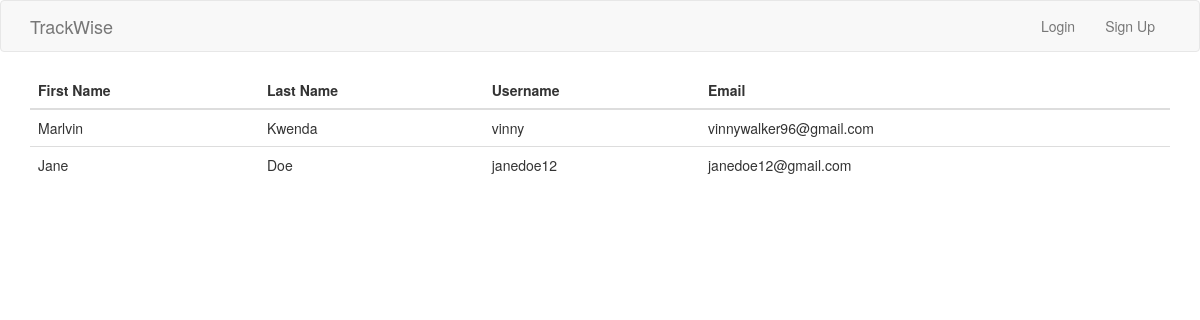
/users, run on an earlier commit of the app's database.
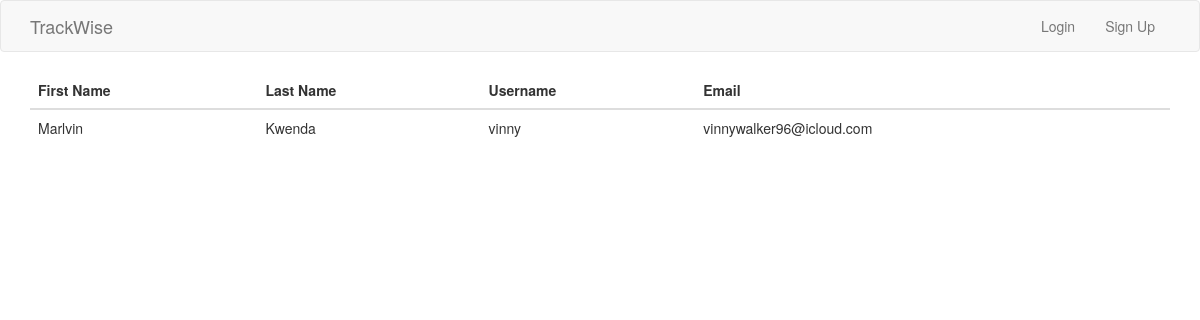
And on a later commit of the database.
### app/models.py (models this page shows, shortened)
class User(UserMixin, db.Model):
    __tablename__ = "user"
    id = db.Column(db.Integer, primary_key=True)
    first_name = db.Column(db.String(64), index=True, unique=True)
    last_name = db.Column(db.String(64), index=True, unique=True)
    username = db.Column(db.String(64), index=True, unique=True)
    email = db.Column(db.String(120), index=True, unique=True)
    password_hash = db.Column(db.String(128))

### app/main/routes.py (the view)
@bp.route('/users')
def users():
    users = User.query.all()
    return render_template('users.html', title="users", users=users)

### app/templates/users.html
{% extends "base.html" %}
{% block content %}
<div class="container">
    <table class="table">
      <thead>
        <tr>
          <th scope="col">First Name</th>
          <th scope="col">Last Name</th>
          <th scope="col">Username</th>
          <th scope="col">Email</th>
        </tr>
      </thead>
      <tbody>
        {% for user in users %}
        <tr>
          <td>{{ user.first_name}}</td>
          <td>{{ user.last_name }}</td>
          <td>{{ user.username}}</td>
          <td>{{ user.email }}</td>
        </tr>
        {% endfor %}
      </tbody>
    </table>
  </div>
{%  endblock%}

What changed in the data, as far as the page shows it:
removed User: first_name "Jane", last_name "Doe", username "janedoe12", email "janedoe12@gmail.com"
changed User "Marlvin": email "vinnywalker96@gmail.com" → "vinnywalker96@icloud.com"
